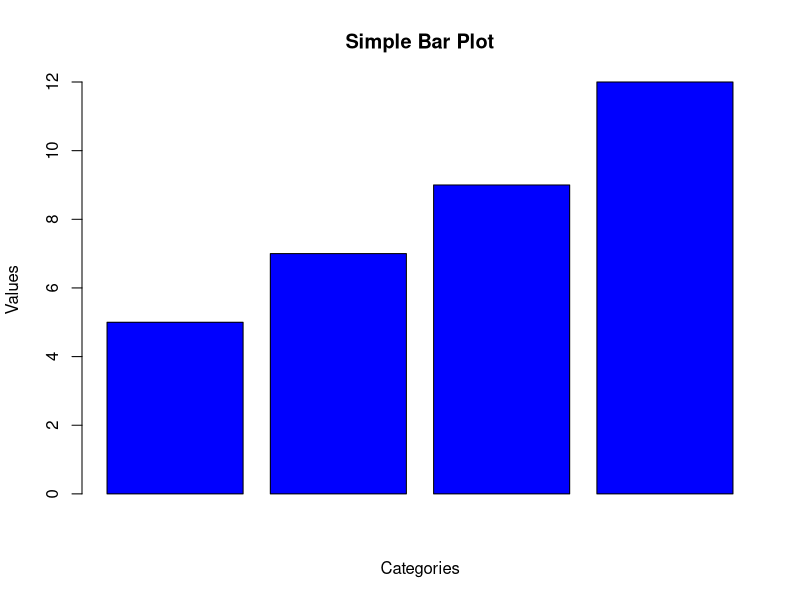
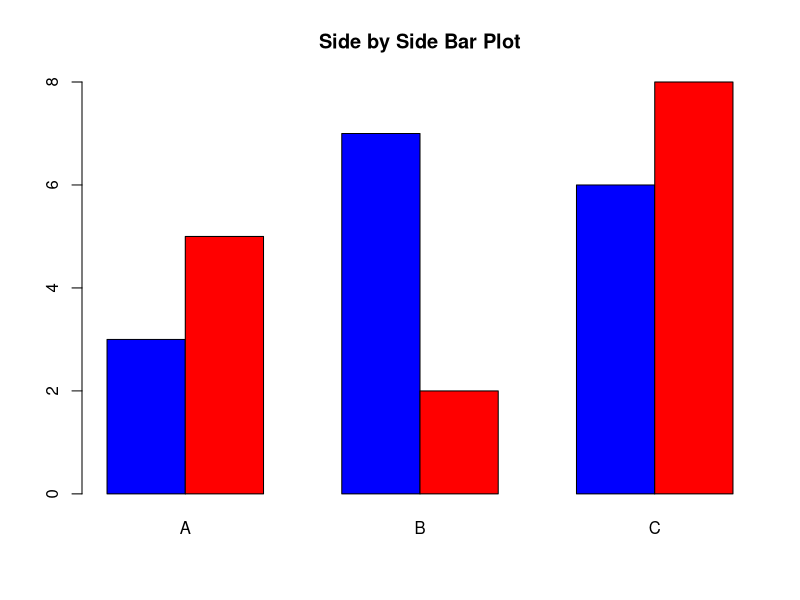
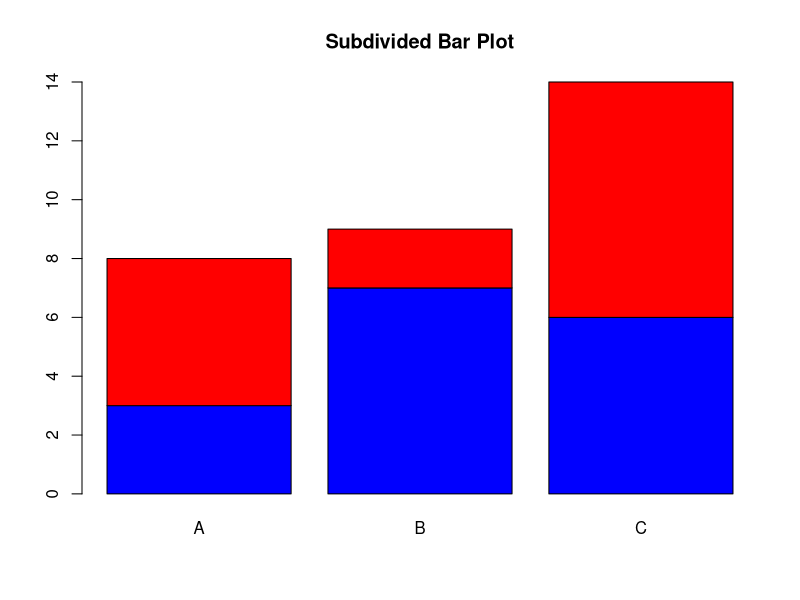
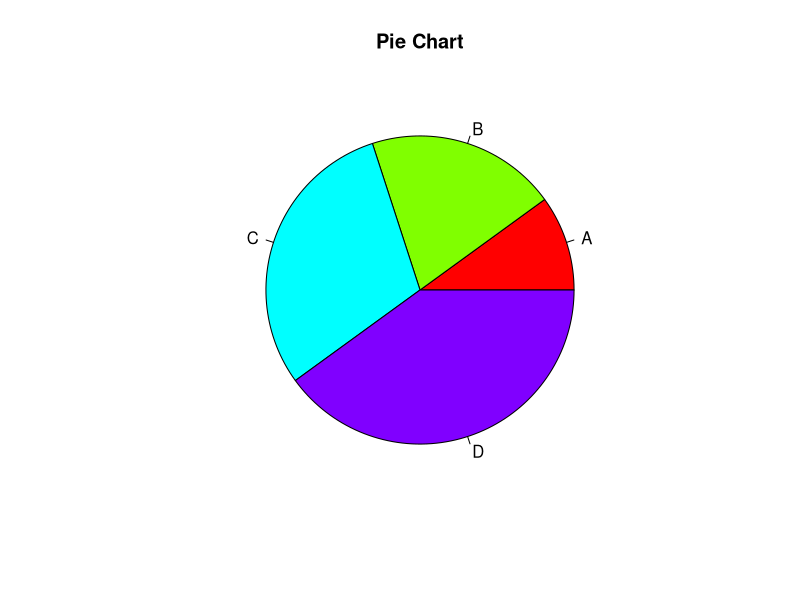
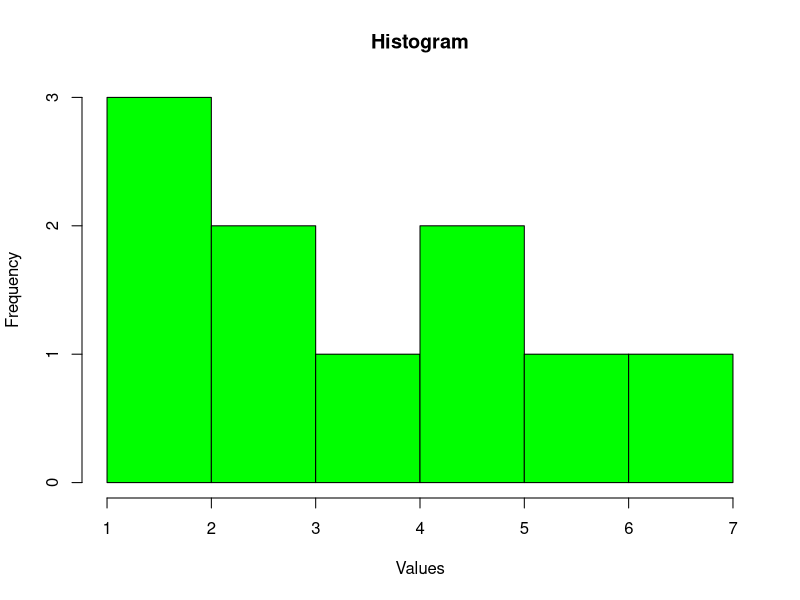
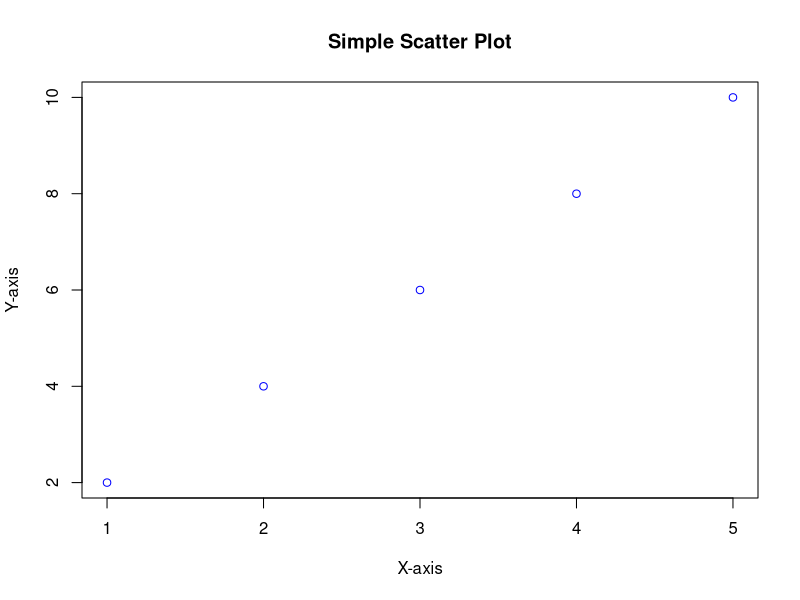
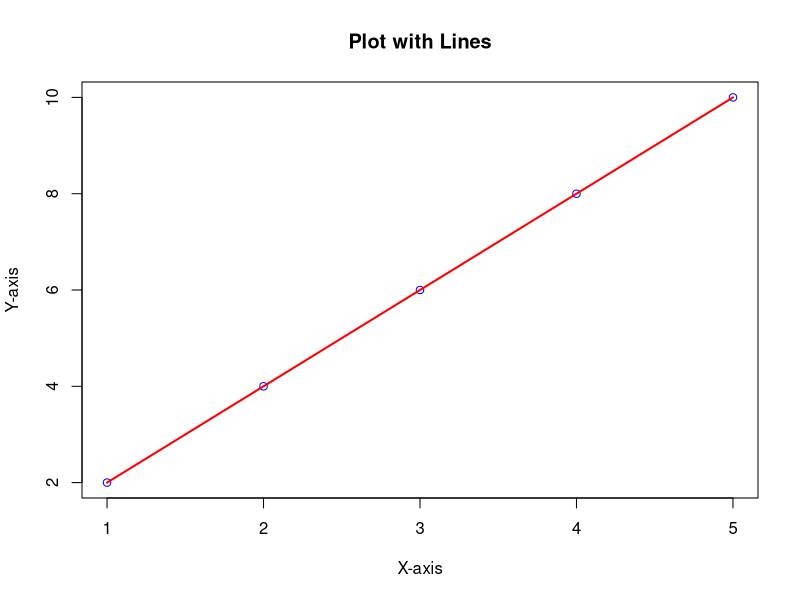

R code for these plots, in order:
## ---- chunk 1
  data <- c(1, 2, 2, 3, 3, 3, 4, 4, 5)
  ungrouped_table <- table(data)
  print(ungrouped_table)
## ---- chunk 2
data <- c(1, 2, 2, 3, 3, 3, 4, 4, 5)
grouped_data <- cut(data, breaks=3)
grouped_table <- table(grouped_data)
print(grouped_table)
## ---- chunk 3
  population <- 1:10
  srswr_sample <- sample(population, size=5, replace=TRUE)
  print(srswr_sample)
## ---- chunk 4
population <- 1:10
srswor_sample <- sample(population, size=5, replace=FALSE)
print(srswor_sample)
## ---- chunk 5
  sum(c(1, 2, 3, 4, 5)) # 15
## ---- chunk 6
sort(c(5, 2, 8, 1, 3)) # 1, 2, 3, 5, 8
## ---- chunk 7
min(c(1, 2, 3, 4, 5)) # 1
## ---- chunk 8
max(c(1, 2, 3, 4, 5)) # 5

## ---- chunk 9
length(c(1, 2, 3, 4, 5)) # 5

## ---- chunk 10
  data <- c(1, 2, 3, 4, 4, 5, 6)
  mean(data) # 3.57
## ---- chunk 11
median(data) # 4

## ---- chunk 12
mode_func <- function(x) {
    uniq_x <- unique(x)
    uniq_x[which.max(tabulate(match(x, uniq_x)))]
}
mode_func(data) # 4
## ---- chunk 13
  data <- c(1, 2, 3, 4, 5)
  geometric_mean <- prod(data)^(1/length(data))
  print(geometric_mean) # 2.605
## ---- chunk 14
  data <- c(1, 2, 3, 4, 5)
  harmonic_mean <- length(data) / sum(1 / data)
  print(harmonic_mean) # 2.189

## ---- chunk 15
  data <- c(3, 7, 2, 9, 5)
  range_value <- max(data) - min(data)
  print(range_value) # 7
## ---- chunk 16
  data <- c(3, 7, 2, 9, 5)
  mean_deviation <- mean(abs(data - mean(data)))
  print(mean_deviation) # 2.4
## ---- chunk 17
  data <- c(3, 7, 2, 9, 5)
  iqr_value <- IQR(data)
  print(iqr_value) # 4
## ---- chunk 18
  data <- c(3, 7, 2, 9, 5)
  qd_value <- IQR(data) / 2
  print(qd_value) # 2
## ---- chunk 19
  data <- c(3, 7, 2, 9, 5)
  sd_value <- sd(data)
  print(sd_value) # 2.607
## ---- chunk 20
  data <- c(3, 7, 2, 9, 5)
  variance_value <- var(data)
  print(variance_value) # 6.8
## ---- chunk 21
  data <- c(3, 7, 2, 9, 5)
  cv_value <- (sd(data) / mean(data)) * 100
  print(cv_value) # 52.71
## ---- chunk 22
    data <- c(3, 7, 2, 9, 5)
    quantiles <- quantile(data)
    print(quantiles)
## ---- chunk 23
    summary(data)
## ---- chunk 24
  data <- c(2, 4, 6, 8, 10)
  raw_moment_2 <- mean(data^2) # Second raw moment
  print(raw_moment_2) # 44
## ---- chunk 25
  data <- c(2, 4, 6, 8, 10)
  central_moment_2 <- mean((data - mean(data))^2) # Second central moment (Variance)
  print(central_moment_2) # 8
## ---- chunk 26
  library(e1071)  # For skewness function
  data <- c(2, 4, 6, 8, 10)
  skewness_value <- skewness(data)
  print(skewness_value) # 0
## ---- chunk 27
  library(e1071)  # For kurtosis function
  data <- c(2, 4, 6, 8, 10)
  kurtosis_value <- kurtosis(data)
  print(kurtosis_value) # -1.3
## ---- chunk 28
  data <- c(2, 4, 6, 8, 10)
  third_moment <- mean((data - mean(data))^3)
  fourth_moment <- mean((data - mean(data))^4)
  
  skewness_moment <- third_moment / (sd(data)^3)
  kurtosis_moment <- fourth_moment / (sd(data)^4)
## ---- chunk 29
  print(skewness_moment) # 0
  print(kurtosis_moment) # 1.875
## ---- chunk 30
  data <- c(5, 7, 9, 12)
  barplot(data, main="Simple Bar Plot", xlab="Categories", 
          ylab="Values", col="blue")
## ---- chunk 31
  data <- matrix(c(3, 5, 7, 2, 6, 8), nrow=2)
  barplot(data, beside=TRUE, main="Side by Side Bar Plot", col=c("blue", "red"), names.arg=c("A", "B", "C"))
## ---- chunk 32
  data <- matrix(c(3, 5, 7, 2, 6, 8), nrow=2)
  barplot(data, beside=FALSE, main="Subdivided Bar Plot", col=c("blue", "red"), names.arg=c("A", "B", "C"))
## ---- chunk 33
  data <- c(10, 20, 30, 40)
  labels <- c("A", "B", "C", "D")
  pie(data, labels=labels, main="Pie Chart", col=rainbow(4))
## ---- chunk 34
  data <- c(1, 2, 2, 3, 3, 4, 5, 5, 6, 7)
  hist(data, main="Histogram", xlab="Values", col="green", breaks=5)
## ---- chunk 35
  x <- c(1, 2, 3, 4, 5)
  y <- c(2, 4, 6, 8, 10)
  plot(x, y, type="p", main="Simple Scatter Plot", xlab="X-axis", ylab="Y-axis", col="blue")
## ---- chunk 36
  x <- c(1, 2, 3, 4, 5)
  y <- c(2, 4, 6, 8, 10)
  plot(x, y, type="p", main="Plot with Lines", xlab="X-axis", ylab="Y-axis", col="blue")
  lines(x, y, col="red", lwd=2)
## ---- chunk 37
  dbinom(3, size=10, prob=0.5)  # P(X=3) for 10 trials, p=0.5
  pbinom(3, size=10, prob=0.5)  # P(X<=3)
  rbinom(5, size=10, prob=0.5)  # Generate 5 random binomial variates
## ---- chunk 38
  dpois(2, lambda=5)  # P(X=2) when lambda=5
  ppois(2, lambda=5)  # P(X<=2)
  rpois(5, lambda=5)  # Generate 5 random Poisson variates
## ---- chunk 39
  dnorm(0, mean=0, sd=1)  # P(X=0) for standard normal
  pnorm(1.96, mean=0, sd=1)  # P(X<=1.96) for standard normal
  rnorm(5, mean=0, sd=1)  # Generate 5 random normal variates
## ---- chunk 40
  dchisq(3, df=2)  # P(X=3) for chi-square with 2 degrees of freedom
  pchisq(3, df=2)  # P(X<=3)
  rchisq(5, df=2)  # Generate 5 random chi-square variates
## ---- chunk 41
  dt(1.96, df=10)  # P(T=1.96) for t-distribution with 10 degrees of freedom
  pt(1.96, df=10)  # P(T<=1.96)
  rt(5, df=10)  # Generate 5 random t-distribution variates
## ---- chunk 42
  df(1, df1=5, df2=10)  # P(F=1) for F-distribution with 5 and 10 df
  pf(1, df1=5, df2=10)  # P(F<=1)
  rf(5, df1=5, df2=10)  # Generate 5 random F-distribution variates
## ---- chunk 43
  x <- c(2, 4, 6, 8)
  y <- c(3, 7, 5, 10)
  cov(x, y)  # Covariance between x and y
## ---- chunk 44
  x <- c(2, 4, 6, 8)
  y <- c(3, 7, 5, 10)
  cor(x, y, method="pearson")  # Pearson's correlation
  cor(x, y, method="spearman") # Spearman's correlation
## ---- chunk 45
x <- c(2, 4, 6, 8)
y <- c(3, 7, 5, 10)
model <- lm(y ~ x)
summary(model)  # Displays the model summary
